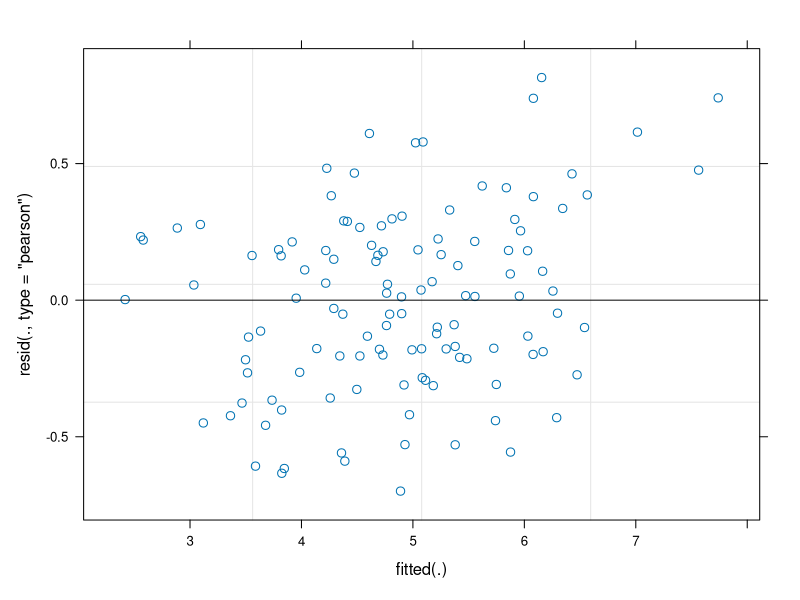
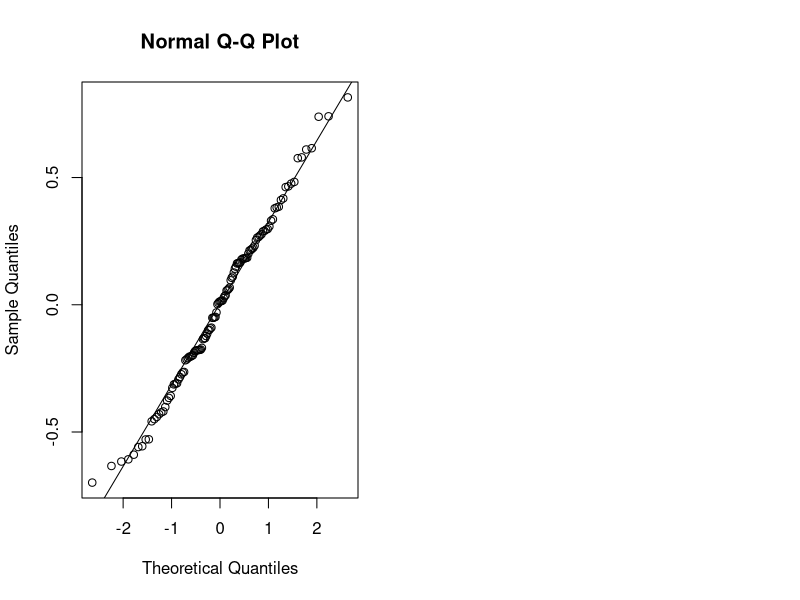

These figures' R source, in order:
## ---- chunk 1
knitr::opts_chunk$set(echo = TRUE)
library(tidyverse)
library(lme4)
library(mice)
library(broom)
## ---- chunk 2
setwd("C:/Users/0&1/OneDrive/Documents/Student-Projects-Portfolio/gratitude_wellbeing")
data <- read.csv("gratitude_wellbeing_data.csv")
head(data)
summary(data)
## ---- chunk 3
data_long <- data %>%
  pivot_longer(cols = c(Happiness_Pre, Happiness_Post),
               names_to = "Time", values_to = "Happiness") %>%
  mutate(Time = factor(Time, levels = c("Happiness_Pre", "Happiness_Post")),
         SubjectID = factor(SubjectID))

model <- lmer(Happiness ~ Time * Group + (1 | SubjectID), data = data_long)
summary(model)
## ---- chunk 4
data <- data %>%
  mutate(Stress_Reduction = Stress_Pre - Stress_Post)

t_test <- t.test(Stress_Reduction ~ Group, data = data)
t_test
## ---- chunk 5
set.seed(123)
data_miss <- data
data_miss$Happiness_Post[sample(1:nrow(data), 5)] <- NA

imp <- mice(data_miss, m = 5, method = "pmm", seed = 500)
summary(imp)

# Pool model
completed_data <- complete(imp, 1)
head(completed_data)
## ---- chunk 6
par(mfrow=c(1,2))
plot(model)
qqnorm(resid(model)); qqline(resid(model))
